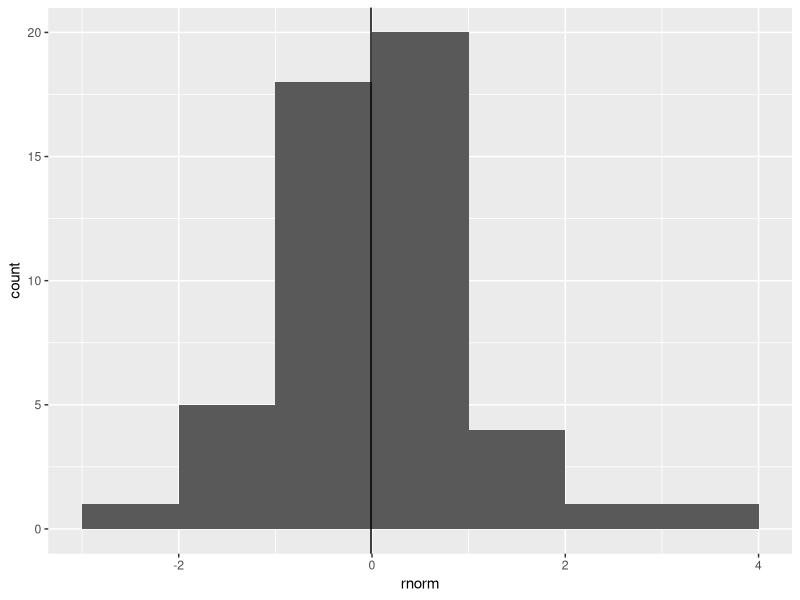
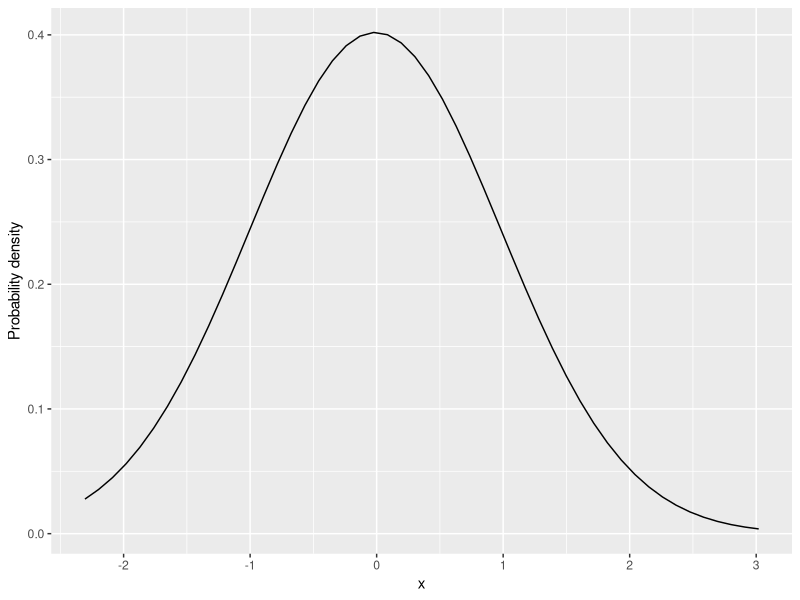
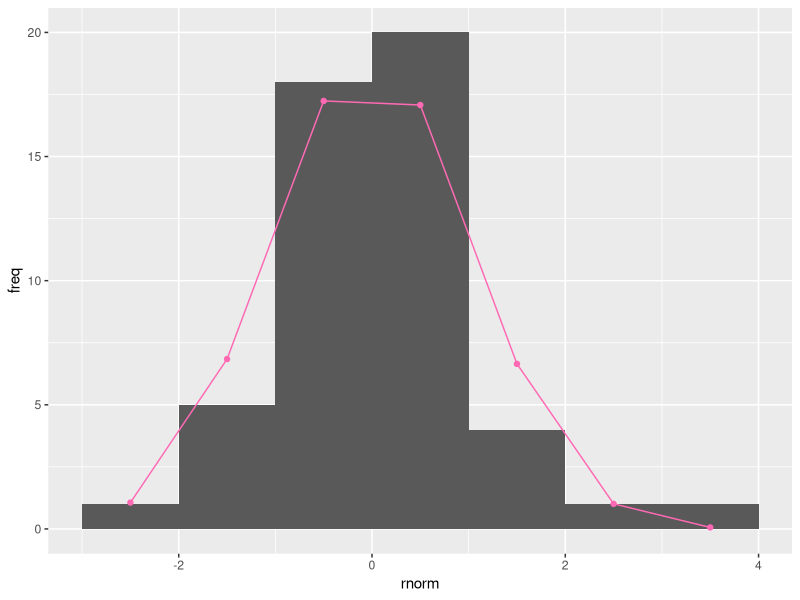
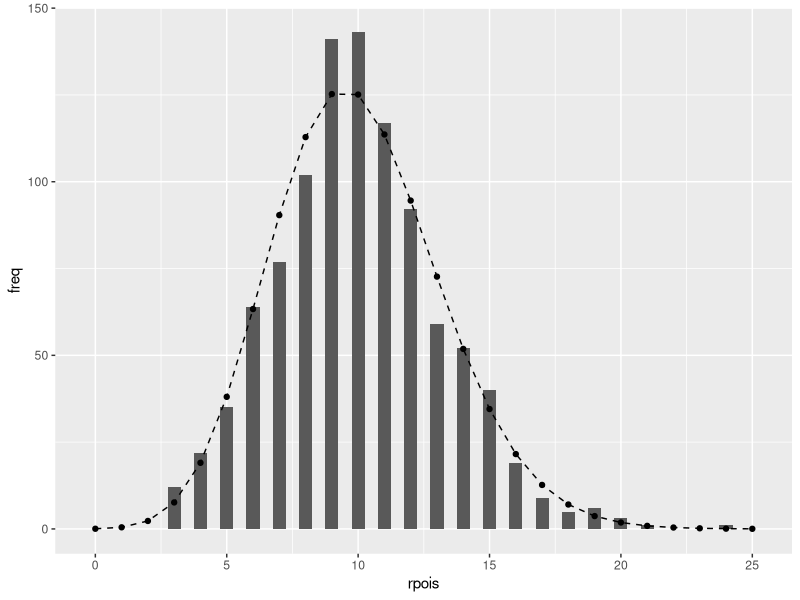

Write the R code that produced these figures, in order.

# exercise 1 - Normal Distribution ----------------------------------------

#The function rnorm() produces a random variable that follows a Normal 
#distribution with a specified mean and SD. Using this function,
#Generate a variable with 50 observations.

library(tidyverse)
rnorm<-rnorm(50)
df0<-tibble(rnorm)

df0 %>% 
  ggplot(aes(x = rnorm)) + 
  geom_histogram(binwidth = 1,
                 center = 0.5) + 
  geom_vline(aes(xintercept = mean(rnorm)))

x1 <- seq(min(df0$rnorm), max(df0$rnorm), length = 50)

mu1 <- mean(df0$rnorm)
sigma1 <- sd(df0$rnorm)
pd1 <- dnorm(x1, mean = mu1, sd = sigma1)


tibble(y = pd1, x = x1) %>% #
  ggplot(aes(x = x, y = y)) +
  geom_line() + 
  labs(y = "Probability density")

x1_min <- floor(min(df0$rnorm))
x1_max <- ceiling(max(df0$rnorm))
bin1 <- seq(x1_min, x1_max, by = 1)

p1 <- NULL
for (i in 1:(length(bin1) - 1)) {
  p1[i] <- pnorm(bin1[i+1], mean = mu1, sd = sigma1) - pnorm(bin1[i], 
                                                            mean = mu1, sd = sigma1)
}

df_prob1 <- tibble(p1, bin1 = bin1[-length(bin1)] + 0.5) %>% 
  mutate(freq = p1 * nrow(df0))

df0 %>% 
  ggplot(aes(x = rnorm)) + 
  geom_histogram(binwidth = 1, 
                 center = 0.5) + 
  geom_point(data = df_prob1,
             aes(y = freq,
                 x = bin1),
             color = "hotpink") +
  geom_line(data = df_prob1,
            aes(y = freq,
                x = bin1),
            color = "hotpink")


# exercise 2 --------------------------------------------------------------


#The function rpois() produces a random variable that follows a Poisson 
#distribution with a specified mean. Generate a variable with 1000 observations.

rpois<-rpois(1000, 10)
df1<-tibble(rpois)

x2 <- seq(0, 25, by = 1)

lambda_hat <- mean(df1$rpois)
pm <- dpois(x2, lambda = lambda_hat)

df_prob2 <- tibble(x = x2, y = pm) %>% 
  mutate(freq = y * nrow(df1))

df1 %>% 
  ggplot(aes(x = rpois)) +
  geom_histogram(binwidth = 0.5,
                 center = 0) +
  geom_line(data = df_prob2,
            aes(x = x,
                y = freq),
            linetype = "dashed") +
  geom_point(data = df_prob2,
             aes(x = x,
                 y = freq))
